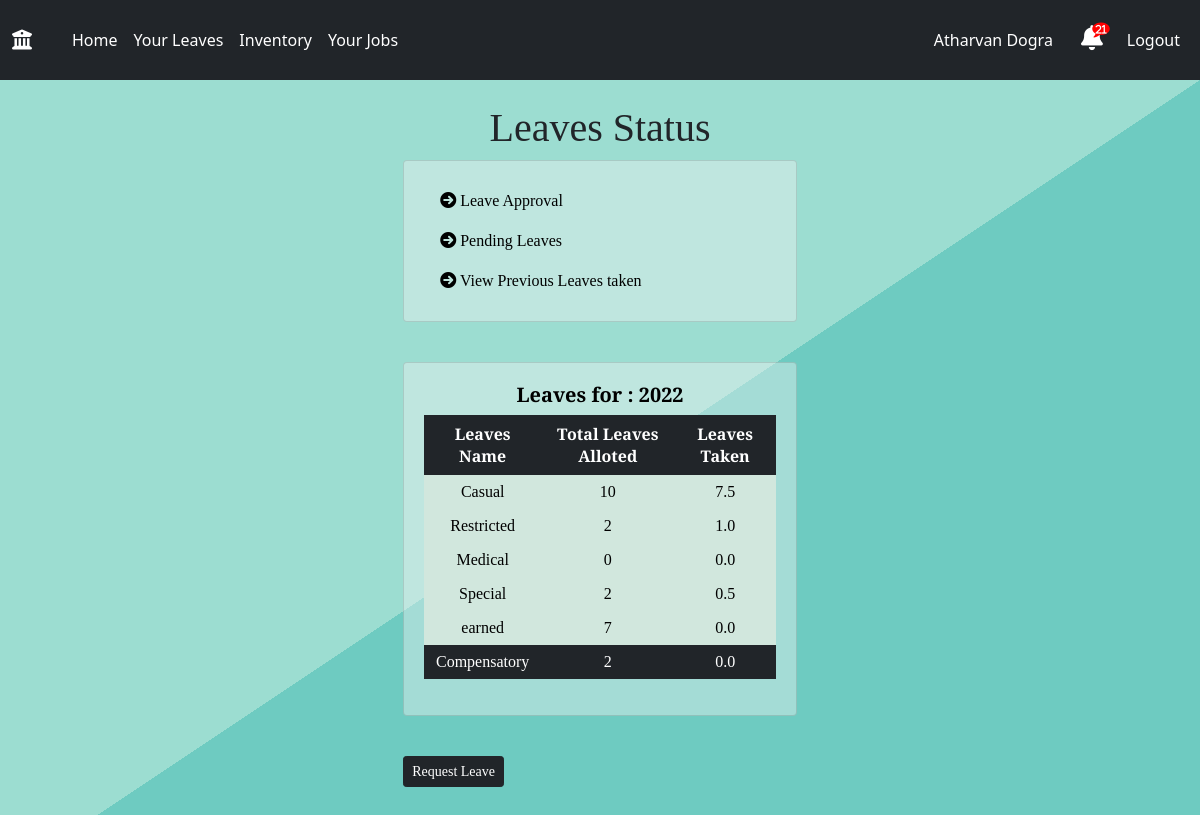
Screenshot of /profile/leaves/ (signed in) with the database file from the repository.
### main/models.py (models this page shows, shortened)
class Staff(models.Model):
    user_obj = models.ForeignKey(User, on_delete=CASCADE, blank=False, null=False, default=None)
    name=models.CharField(max_length=100)
    initials=models.CharField(max_length=4,null=True,blank=True,default=None)
    mobile_number=models.IntegerField()
    email=models.EmailField()
    category=models.ForeignKey('Category',on_delete=CASCADE)
    designation=models.ForeignKey('Designation',on_delete=CASCADE)
    agency = models.ForeignKey('Agency',on_delete=CASCADE)
    room=models.ForeignKey('Room',blank=True,null=True,on_delete=SET_NULL,default=None)

class UserLeavesTaken(models.Model):
    staff=models.ForeignKey('Staff',on_delete=CASCADE)
    leave_taken = models.ForeignKey('TotalLeaves',on_delete=CASCADE)
    count=models.FloatField(default=0)

class TotalLeaves(models.Model):
    LeaveName = models.CharField(max_length=100, blank=True)
    count = models.IntegerField(default=0)
    year = models.IntegerField(default=2021)

### main/views.py (the view)
# urls.py: path('profile/leaves/', views.userLeaves, name="userLeaves"),
@login_required
def userLeaves(request):
	staff = Staff.objects.get(user_obj=request.user)
	notification_count=get_notifications(staff.id)
	year = datetime.datetime.now().year
	leavesThisYear = TotalLeaves.objects.exclude(LeaveName='Compensatory').filter(year=year)
	userLeavesTaken = []
	for i in leavesThisYear:
		userLeavesTaken.append(UserLeavesTaken.objects.get(staff=staff, leave_taken=i))
	compensatoryLeaveType = TotalLeaves.objects.get(LeaveName='Compensatory')
	compensatoryLeave = CompensatoryLeave.objects.filter(staff=staff)
	compensatoryLeaveTaken = UserLeavesTaken.objects.get(staff=staff, leave_taken=compensatoryLeaveType)
	context = {
		"staff":staff,
		"totalLeaves" : leavesThisYear,
		"year": year,
		"userLeavesTaken":userLeavesTaken,
		'notification_count':notification_count,
		'compensatoryLeave': compensatoryLeave,
		'compensatoryLeaveCount': len(compensatoryLeave),
		'compensatoryLeaveTaken': compensatoryLeaveTaken
	}
	return render(request, "leaves/leaves.html", context)

### main/views.py (called while the page is built)
def get_notifications(id):
	current_user=Staff.objects.get(id=id)
	designation=current_user.designation.designation
	notifications=[]
	if designation == 'Lab Technician':
		notification = Notification.objects.filter(notification_type='TECH',isActive=True,checked=False).order_by('-time').all()
		notifications.extend(notification)
	receiver=str(current_user.id) +' '+current_user.name
	notification = Notification.objects.filter(reciever=receiver,isActive=True,checked=False).order_by('-time').all()
	notifications.extend(notification)
	if designation == 'System Analyst' or designation == 'Lab Supervisor':
		notification=Notification.objects.filter(reciever='admin',isActive=True,checked=False).order_by('-time').all()
		notifications.extend(notification)
	return len(notifications)

### templates/leaves/leaves.html
{% extends 'base.html' %}
{% load static %}
{% block body %}
{% include 'navbar.html' with staff=staff notification_count=notification_count %}
<section class="sectionLogin">
    <br>
<div class = "container">
<div class = "wrapper">
    <div class = "leaves container">
        <h1 style = "text-align: center;">Leaves Status</h1>
        <div class="card w-70 flex" style = "color: black;text-decoration: none;background-color: rgba(245, 245, 245, 0.4);margin-bottom: 40px;padding:20px">
            <div  class="nav-link nav_text" style = "text-decoration: none;">
                <i class="fa-solid fa-circle-arrow-right" style = "color: black;"></i>
                <a href="{% url 'main:approveLeaves' %}" style = "text-align:center;color: black;text-decoration: none;">     Leave Approval</a>
            </div>
            <div  class="nav-link nav_text">
                <i class="fa-solid fa-circle-arrow-right" style = "color: black;"></i>
                <a href="{% url 'main:checkLeaveStatus' %}" style = "color: black;text-decoration: none;">     Pending Leaves</a>
            </div>
            <div  class="nav-link nav_text">
                <i class="fa-solid fa-circle-arrow-right" style = "color: black;"></i>
                <a href="{% url 'main:viewprevleaves' %}" style = "color: black;text-decoration: none;">     View Previous Leaves taken</a>
            </div>
        </div>
        <div class = "tables-leaves card" style = "color: black;text-decoration: none;background-color: rgba(245, 245, 245, 0.4);margin-bottom: 40px;padding:20px">
            <table class="table1 table table-borderless table-dark table-hover" style = "text-align: center;">
                <h5 style = "text-align: center;"><b>
                    Leaves for : {{year}}
                </b>
                </h5>
                <thead class="thead-dark">
                    <th>Leaves Name</th>
                    <th>Total Leaves Alloted</th>
                    <th>Leaves Taken</th>
                </thead>
                <tbody>
                    {% for leave in userLeavesTaken %}
                    <tr class="table-success" style = "text-align: center;">
                        <td>{{leave.leave_taken.LeaveName}}</td>
                        <td> {{leave.leave_taken.count}}</td>
                        <td> {{leave.count}}</td>
                    </tr>
                    {% endfor %}
                    <tr>
                        <td>Compensatory</td>
                        <td>{{compensatoryLeaveCount}}</td>
                        <td>{{compensatoryLeaveTaken.count}}</td>
                    </tr>
                </tbody>
            </table>
        </div>
        <div class = "request-leave-button">
            <a href="{% url 'main:requestleave' %}"><button class="btn btn-dark btn-sm" type="submit">Request Leave </button></a>
        </div>
    </div>
</div>
</section>
{% endblock body %}

### templates/navbar.html (shortened to what this page needs)
{% extends "base.html" %}
{% load static %}
{% block body %}
<nav class="navbar navbar-expand-md navbar-dark bg-dark">
  <div class="container-fluid">
    <div class="navbar-collapse collapse w-100 order-1 order-md-0 dual-collapse2">
      <ul class="navbar-nav me-auto">
        <li class="nav-item active navbar-brand">
          <a class="navbar-brand" href="{% url 'main:user_profile' %}" style="text-decoration: none;"><i class="fas fa-university"></i></a>
        </li>
        <li class="nav-item navLink">
          <a class="nav-link nav_text" href="{% url 'main:user_profile' %}" style="text-decoration: none; color : white">Home</a>
        </li>
        {% if user.is_authenticated %}
        <li class="nav-link nav_text navLink">
          <a href="{% url 'main:userLeaves' %}" style="text-decoration: none; color : white">Your Leaves</a>
        </li>
        <li class="nav-link nav_text navLink">
          <a href="{% url 'main:viewinventory' %}" style="text-decoration: none; color : white">Inventory</a>
        </li>
        <li class="nav-link nav_text navLink">
          <a href="{% url 'main:jobALerts' %}" style="text-decoration: none; color : white">Your Jobs</a>
        </li>
        {%endif%}
      </ul>
    </div>
    <div class="navbar-collapse collapse w-100 order-3 dual-collapse2">
      <ul class="navbar-nav ms-auto">
        {% if user.is_authenticated %}
        <li class="nav-link nav-text navLink mr-5" style="margin-right: 20px;">
          <a href="{% url 'main:userProfileDetails' %}" style="text-decoration: none; color : white">{{ staff.name }} </a>
        </li>
        <li class="nav-item navbar-brand">
          <link href="https://maxcdn.bootstrapcdn.com/font-awesome/4.7.0/css/font-awesome.min.css" rel="stylesheet" />
          <a class="fas fa-bell" href="{% url 'main:notification' %}" style="text-decoration: none; color : white">
              <span class="fa fa-comment"></span>
              <span class="num">{{notification_count}}</span>
          </a>
        </li>
        <li class="nav-link nav_text navLink"><a href="{% url 'main:logout_request' id=staff.id%}" style="text-decoration: none; color : white">Logout</a></li>
        {% else %}
        <li class="nav-link nav_text navLink"><a href="{% url 'main:login' %}">Login</a></li>
        {%endif%}
      </ul>
    </div>
  </div>
</nav>
  {% endblock %}

### static/css/style.css (style rules this page uses)
a { text-decoration: none; }
:root { --green-main-1: #6ecbc1; --green-main-2: #6cccc1; --green-main-3: #75d1c1; --green-main-4: #9cddd1; --green-main-5: #c7ebe5; --darkgreen-main-1: #1a6659; --darkgreen-main-2: #409583; --blue-button-main: #03658c; --green-button-main: #48c0a5; --tomato-main: #f05e57; --purple-main-1: #57428d; --purple-main-2: #5e497e; }
.sectionLogin { font-family: "Bitter", serif; width: 100%; height: 100%; background-color: var(--green-main-4); background-image: linear-gradient( to bottom right, var(--green-main-4) 50%, var(--green-main-1) 50% ); }
@media (min-width: 1024px) { .container { width: 60%; } }

### templates/navbar.html (style rules this page uses)
.navbar { height: 80px; }
a.fa-bell { position: relative; font-size: 1.25em; color: grey; cursor: pointer; }
span.fa-comment { position: absolute; font-size: 0.7em; top: -4px; color: red; right: -7px; }
span.num { position: absolute; font-size: 0.4em; top: -1px; color: #fff; right: -4px; }

### rows the page displays
Staff: name "Atharvan Dogra"
UserLeavesTaken: leave_taken.LeaveName "Casual", leave_taken.count "10", count "7.5"
UserLeavesTaken: leave_taken.LeaveName "Restricted", leave_taken.count "2", count "1.0"
UserLeavesTaken: leave_taken.LeaveName "Medical", leave_taken.count "0", count "0.0"
UserLeavesTaken: leave_taken.LeaveName "Special", leave_taken.count "2", count "0.5"
UserLeavesTaken: leave_taken.LeaveName "earned", leave_taken.count "7", count "0.0"
UserLeavesTaken: count "0.0"

### other values shown
{{ notification_count }} "21"
{{ compensatoryLeaveCount }} "2"
